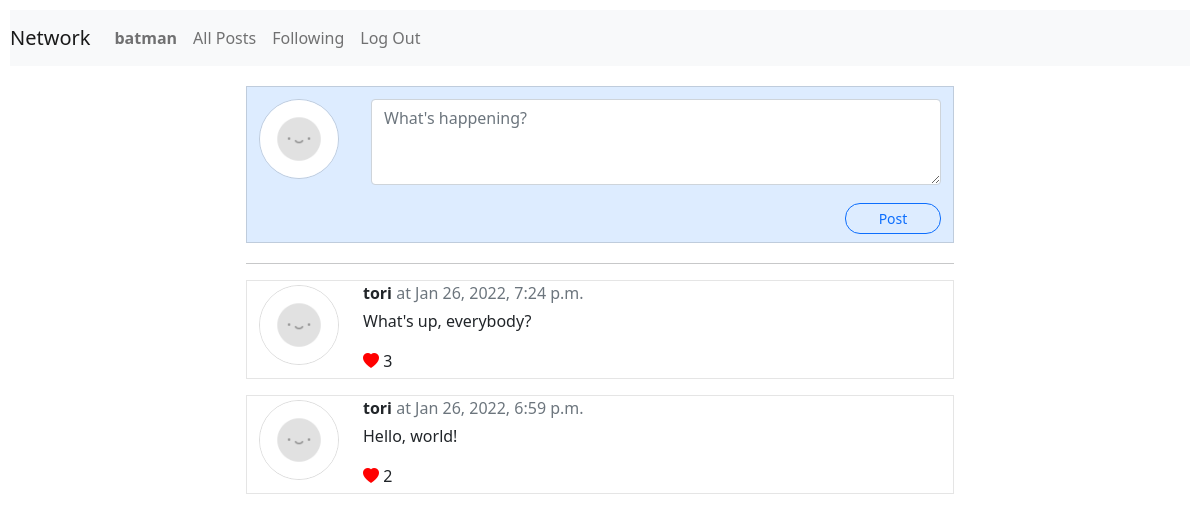
Screenshot of / (signed in) with the database file from the repository.
### network/models.py (models this page shows, shortened)
class User(AbstractUser):
    following = models.ManyToManyField('self', symmetrical=False)
    followers = models.ManyToManyField('self', symmetrical=False, related_name='subs')
    def __str__(self) -> str:
        return self.username

class Post(models.Model):
    author = models.ForeignKey(User, on_delete=models.CASCADE, related_name="posts")
    content = models.TextField()
    likes = models.ManyToManyField(User)
    timestamp = models.DateTimeField(auto_now_add=True)
    class Meta:
        ordering = ['-timestamp']

### network/views.py (the view)
# urls.py: path("", views.index, name="index"),
def index(request):
    if request.method == "POST":
        content = request.POST['post']
        Post.objects.create(author=request.user, content=content)
        return redirect('index')
    else:
        posts = Post.objects.all()
        return render(request, "network/index.html", {
            "posts": posts,
        })

### network/templates/network/index.html (shortened to what this page needs)
{% extends "network/layout.html" %}
{% load static %}
{% block body %}
    <div class="container commentblock">
        {% if user.is_authenticated %}
            <div class="row mt-2">
                <div class="col-auto">
                    <img class="avatar my-1" src="{% static 'network/avatar.png' %}" alt="avatar"
                    height="80px" width="80px">
                </div>
                <div class="col">
                    <form action="{% url 'index' %}" method="post" class="ms-2">
                        <textarea rows="3" name="post" class="comment-input form-control mb-2 mt-1" placeholder="What's happening?" required></textarea>
                        <div class="d-flex justify-content-end">
                            <button class="btn btn-outline-primary btn-sm mb-2" type="submit">Post</button>
                        </div>
                    </form>
                </div>
            </div>
        {% else %}
            <h6 class="pb-3">
                Please, <a href="{% url 'login' %}">Log in</a>  to post comments.
                Don't have an account? <a href="{% url 'register' %}">Register here.</a>
            </h6>
        {% endif %}
    </div>
    <hr noshade width="100">
    <div class="container posts">
        {% for post in posts %}
            <div class="row my-3 post">
                <div class="col-auto">
                    <img class="avatar my-1" src="{% static 'network/avatar.png' %}" alt="avatar"
                    height="80px" width="80px">
                </div>
                <div class="col">
                    <p class="mb-1">
                        <strong>{{ post.author }}</strong>
                        <span class="text-muted fw-lighter"> at {{ post.timestamp|date:"M j, Y, P" }}</span>
                    </p>
                    <p class="content">{{ post.content }}</p>
                    <div class="likes">
                            {% if user in post.likes.all %}
                                <i id="{{ post.id }}" class="bi bi-heart-fill like"></i>
                            {% else %}
                                <i id="{{ post.id }}" class="bi bi-heart like"></i>
                            {% endif %}
                            <span class="count">
                                {% if post.likes.count > 0 %}
                                    {{ post.likes.count }}
                                {% endif %}
                            </span>
                    </div>
                </div>
            </div>
        {% empty %}
            <div class="my-2">
                No posts yet
            </div>
        {% endfor %}
    </div>
{% endblock %}

### network/templates/network/layout.html (shortened to what this page needs)
{% load static %}
<!DOCTYPE html>
<html lang="en">
    <head>
        <link href="https://cdn.jsdelivr.net/npm/bootstrap@5.1.3/dist/css/bootstrap.min.css" rel="stylesheet">
        <link rel="stylesheet" href="https://cdn.jsdelivr.net/npm/bootstrap-icons@1.7.2/font/bootstrap-icons.css">
        <link href="{% static 'network/styles.css' %}" rel="stylesheet">
    </head>
    <body>
        <nav class="navbar navbar-expand-lg navbar-light bg-light">
            <a class="navbar-brand" href="#">Network</a>
            <div>
              <ul class="navbar-nav mr-auto">
                {% if user.is_authenticated %}
                    <li class="nav-item">
                        <a class="nav-link" href="{% url 'profile' user.id %}"><strong>{{ user.username }}</strong></a>
                    </li>
                {% endif %}
                <li class="nav-item">
                  <a class="nav-link" href="{% url 'index' %}">All Posts</a>
                </li>
                {% if user.is_authenticated %}
                    <li class="nav-item">
                        <a class="nav-link" href="#">Following</a>
                    </li>
                    <li class="nav-item">
                        <a class="nav-link" href="{% url 'logout' %}">Log Out</a>
                    </li>
                {% endif %}
              </ul>
            </div>
          </nav>
        <div class="body">
            {% block body %}
            {% endblock %}
        </div>
    </body>
</html>

### network/static/network/styles.css (style rules this page uses)
body { padding: 10px; }
.commentblock { width: 60%; background-color: rgba(140, 190, 255, 0.295); border: 1px solid rgba(0, 0, 0, 0.137); margin-top: 20px; }
.comment-input { width: 100%; }
img.avatar { border-radius: 50%; border: 1px solid rgba(0, 0, 0, 0.137); }
div.container { height: 50%; }
div.posts { width: 60%; }
hr { width: 60%; margin: auto; margin-top: 20px; border: none; }
.post { border: 1px solid rgba(0, 0, 0, 0.103); }
div.likes { margin-bottom: 5px; }
.like { color: red; }
a, a:hover { text-decoration: none; }
button.btn-sm { border-radius: 15px; float: right; width: 6rem; margin-top: 10px; }

### rows the page displays
User: username "batman"
Post: author "tori", timestamp "Jan 26, 2022, 7:24 p.m.", content "What's up, everybody?", likes.count "3"
Post: author "tori", timestamp "Jan 26, 2022, 6:59 p.m.", content "Hello, world!", likes.count "2"
